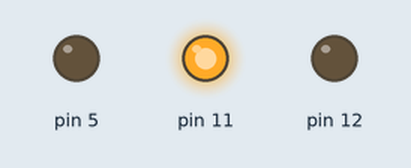
Bench run of a sketch on a simulated Arduino Uno, built with avr-gcc and run on an emulated ATmega328P. On the bench: output pins drawn as LEDs (lit = HIGH).

Above: at 1.0 s.
At 3.0 s:
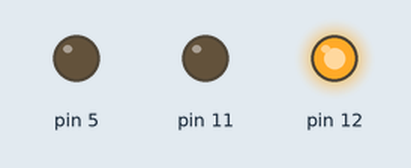
At 5.0 s:
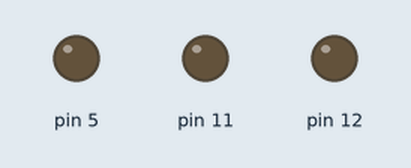
Timing chart, 0 to 7.8 s (numbered marks = the images above):
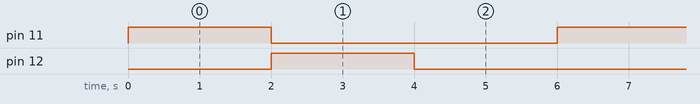

The sketch:

code1.ino
```cpp
void setup() {
  // put your setup code here, to run once:
  pinMode(5, OUTPUT);
  pinMode(11, OUTPUT);
  pinMode(12, OUTPUT);
}

void loop() {
  // put your main code here, to run repeatedly:
  digitalWrite(11, 1);
  digitalWrite(12, 0);
  delay(2000);
  digitalWrite(11, 0);
  digitalWrite(12, 1);
  delay(2000);
  digitalWrite(11, 0);
  digitalWrite(12, 0);
  delay(2000);
}
```

Measured:
- by itself, pin 11, pin 12: alternates HIGH for 2.0 s and LOW for 4.0 s
- by itself, everything shown: repeats every 6.0 s, in 3 steps
